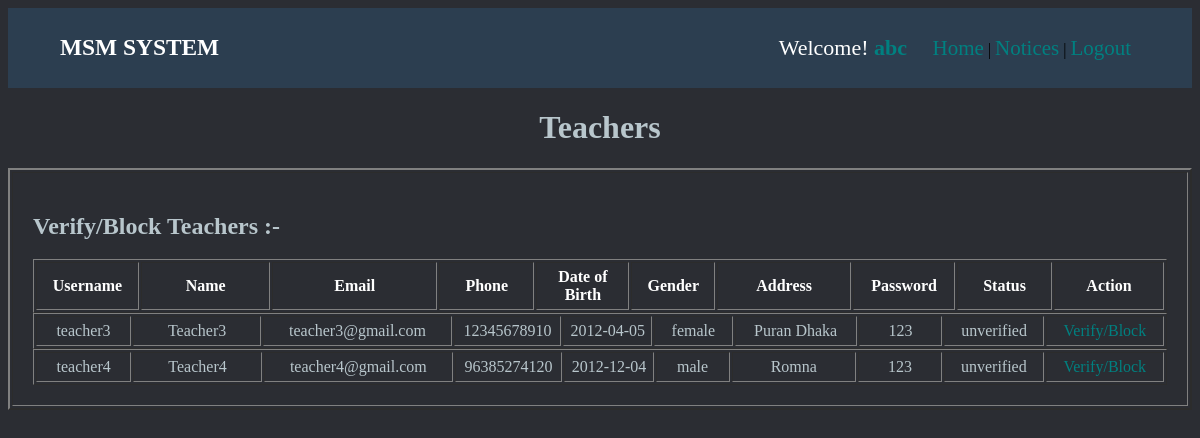
The app's page /views/admin/adminTeachersAction.php (signed in) with its own data.
### tables this page shows
CREATE TABLE `users` (
  `users` varchar(15) NOT NULL,
  `username` varchar(20) NOT NULL,
  `name` varchar(30) NOT NULL,
  `email` varchar(30) NOT NULL,
  `phone` varchar(11) NOT NULL,
  `dob` date NOT NULL,
  `gender` varchar(8) NOT NULL,
  `address` varchar(40) NOT NULL,
  `password` varchar(15) NOT NULL,
  `cpassword` varchar(15) NOT NULL,
  `status` varchar(20) NOT NULL
);

### views/admin/adminTeachersAction.php (the view, shortened to what this page needs)
<!DOCTYPE html>
<html lang="en">
<head>
    <link rel="stylesheet" href="../../assets/css/adminTeachersAction.css">
</head>
<body>
    <div class="top-section">
        <table style="width: 100%;">
            <tr>
                <td class="logo-title"><h3><a href="../adminHome.php">MSM SYSTEM</a></h3></td>
                <td style="width: 35%;">
                    <span class="welcome">Welcome! <span style="color: red;"> <b>
                        <a href="adminProfile.php?username=<?php echo $_COOKIE["loggedName"]; ?>" style="text-decoration: none;"><?php echo $_COOKIE["loggedName"]; ?></a>
                    </b></span></span>
                    <span class="top-menu">
                    <a href="../adminHome.php">Home</a>  |
                        <a href="../../views/admin/adminNoticesList.php">Notices</a>  |
                    <a href="../../controllers/logout.php">Logout</a>
                    </span>
                </td>
            </tr>
        </table>
    </div>
    <div class="main-section">
    <center>
    <h1 style="color: #B8C6CC;">Teachers</h1>
    <table border="2" style="width: 100%;">
        <tr>
            <td style="width: 100%; padding: 20px;">
<html>
    <h2 style="color: #B8C6CC;">Verify/Block Teachers :-</h2>
    <center>
    <table border="1" class="teacher-table">
    <tr>
        <th style="width: 100px;">Username</th>
        <th style="width: 150px;">Name</th>
        <th style="width: 200px;">Email</th>
        <th style="width: 100px;">Phone</th>
        <th style="width: 100px;">Date of Birth</th>
        <th style="width: 80px;">Gender</th>
        <th style="width: 150px;">Address</th>
        <th style="width: 100px;">Password</th>
        <th style="width: 100px;">Status</th>
        <th style="width: 120px;">Action</th>
    </tr>
</table>
    </center>
</html>
<?php
        $con = mysqli_connect('localhost', 'root', '', 'webtech');
        $sql = "select * from users where users = 'teacher' and status = 'unverified' or status = 'blocked'";
        $res = mysqli_query($con, $sql);
        while($userArray = mysqli_fetch_assoc($res)){
?>
        <html>
        <center>
        <table border="1" class="teacher-table">
            <tr>
                <td style="width: 100px; "><?=$userArray['username']?></td>
                <td style="width: 150px; "><?=$userArray['name']?></td>
                <td style="width: 200px; "><?=$userArray['email']?></td>
                <td style="width: 100px; "><?=$userArray['phone']?></td>
                <td style="width: 100px; "><?=$userArray['dob']?></td>
                <td style="width: 80px; "><?=$userArray['gender']?></td>
                <td style="width: 150px; "><?=$userArray['address']?></td>
                <td style="width: 100px; "><?=$userArray['password']?></td>
                <td style="width: 100px; "><?=$userArray['status']?></td>
                <td class="action" style="width: 120px;"><a href="TeachersverifyBlock.php?username=<?=$userArray['username']?>">Verify/Block</a></td>
            </tr>
        </table>
        </center>
        </html>
        <?php
                }
?>
        </td>
        </tr>
    </table>
    </center>
    </div>
</body>
</html>

### assets/css/adminTeachersAction.css (style rules this page uses)
body { background-color: #2B2D33; }
.top-section { background-color: #2C3E50; margin: 0%; }
.logo-title { color: #B8C6CC; width: 65%; padding-left: 50px; font-size: 20px; }
.logo-title a { color: white; text-decoration: none; }
.welcome { font-size: 22px; color: white; }
.welcome a { text-decoration: none; color: #008080; }
.top-menu { padding-left: 20px; }
.top-menu a { text-decoration: none; color: #008080; font-size: 21px; }
.teacher-table { width: 100%; text-align: center; }
.teacher-table th { text-align: center; padding: 5px; color: white; }
.teacher-table td { text-align: center; padding: 5px; color: #B8C6CC; }
.action a { text-decoration: none; color: #008080; font-size: 16px; }

### records on screen
users: username "teacher3", name "Teacher3", email "teacher3@gmail.com", phone "12345678910", dob "2012-04-05", gender "female", address "Puran Dhaka", password "123", status "unverified"
users: username "teacher4", name "Teacher4", email "teacher4@gmail.com", phone "96385274120", dob "2012-12-04", gender "male", address "Romna", password "123", status "unverified"

### other values on screen
$_COOKIE["loggedName"] "abc"
